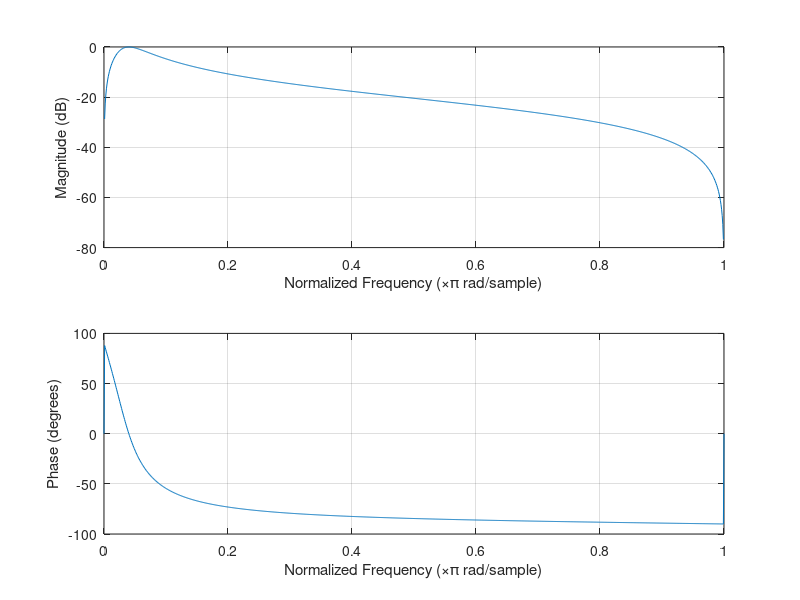

Write MATLAB code to recreate this figure.
close all;
clear all;

fs = 50000; % sampling frequency
[b a] = butter(1, [500, 2000]/(fs/2)); % bandpass

freqz(b, a, 1024);

fprintf("bCoeff = {");
fprintf('%.6ff, ', b);
fprintf('}\n');

fprintf("aCoeff = {");
fprintf('%.6ff, ', a);
fprintf('}');
